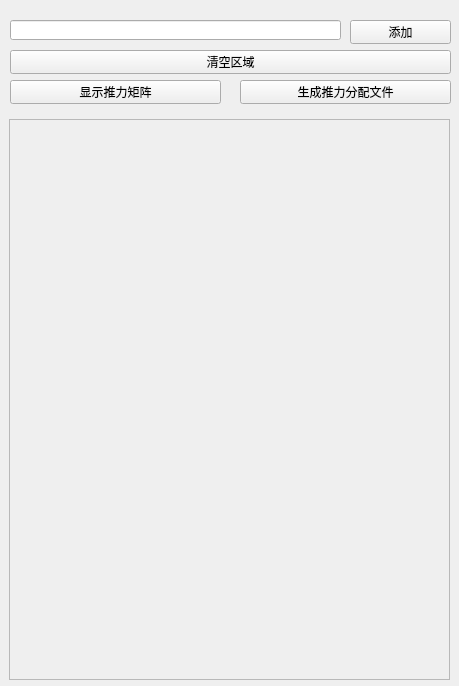
<?xml version="1.0" encoding="UTF-8"?>
<ui version="4.0">
 <class>MainWindow</class>
 <widget class="QMainWindow" name="MainWindow">
  <property name="geometry">
   <rect>
    <x>0</x>
    <y>0</y>
    <width>459</width>
    <height>686</height>
   </rect>
  </property>
  <property name="windowTitle">
   <string>推力分配矩阵计算</string>
  </property>
  <widget class="QWidget" name="centralwidget">
   <widget class="QScrollArea" name="scrollArea_show">
    <property name="geometry">
     <rect>
      <x>9</x>
      <y>119</y>
      <width>441</width>
      <height>561</height>
     </rect>
    </property>
    <property name="widgetResizable">
     <bool>true</bool>
    </property>
    <widget class="QWidget" name="scrollAreaWidgetContents">
     <property name="geometry">
      <rect>
       <x>0</x>
       <y>0</y>
       <width>439</width>
       <height>559</height>
      </rect>
     </property>
    </widget>
   </widget>
   <widget class="QPushButton" name="pushButton_add">
    <property name="geometry">
     <rect>
      <x>350</x>
      <y>20</y>
      <width>101</width>
      <height>24</height>
     </rect>
    </property>
    <property name="text">
     <string>添加</string>
    </property>
   </widget>
   <widget class="QPushButton" name="pushButton_clear">
    <property name="geometry">
     <rect>
      <x>10</x>
      <y>50</y>
      <width>441</width>
      <height>24</height>
     </rect>
    </property>
    <property name="text">
     <string>清空区域</string>
    </property>
   </widget>
   <widget class="QLineEdit" name="lineEdit_input">
    <property name="geometry">
     <rect>
      <x>10</x>
      <y>20</y>
      <width>331</width>
      <height>20</height>
     </rect>
    </property>
   </widget>
   <widget class="QPushButton" name="pushButton_show">
    <property name="geometry">
     <rect>
      <x>10</x>
      <y>80</y>
      <width>211</width>
      <height>24</height>
     </rect>
    </property>
    <property name="text">
     <string>显示推力矩阵</string>
    </property>
   </widget>
   <widget class="QPushButton" name="pushButton_summon">
    <property name="geometry">
     <rect>
      <x>240</x>
      <y>80</y>
      <width>211</width>
      <height>24</height>
     </rect>
    </property>
    <property name="text">
     <string>生成推力分配文件</string>
    </property>
   </widget>
  </widget>
 </widget>
 <resources/>
 <connections/>
</ui>
